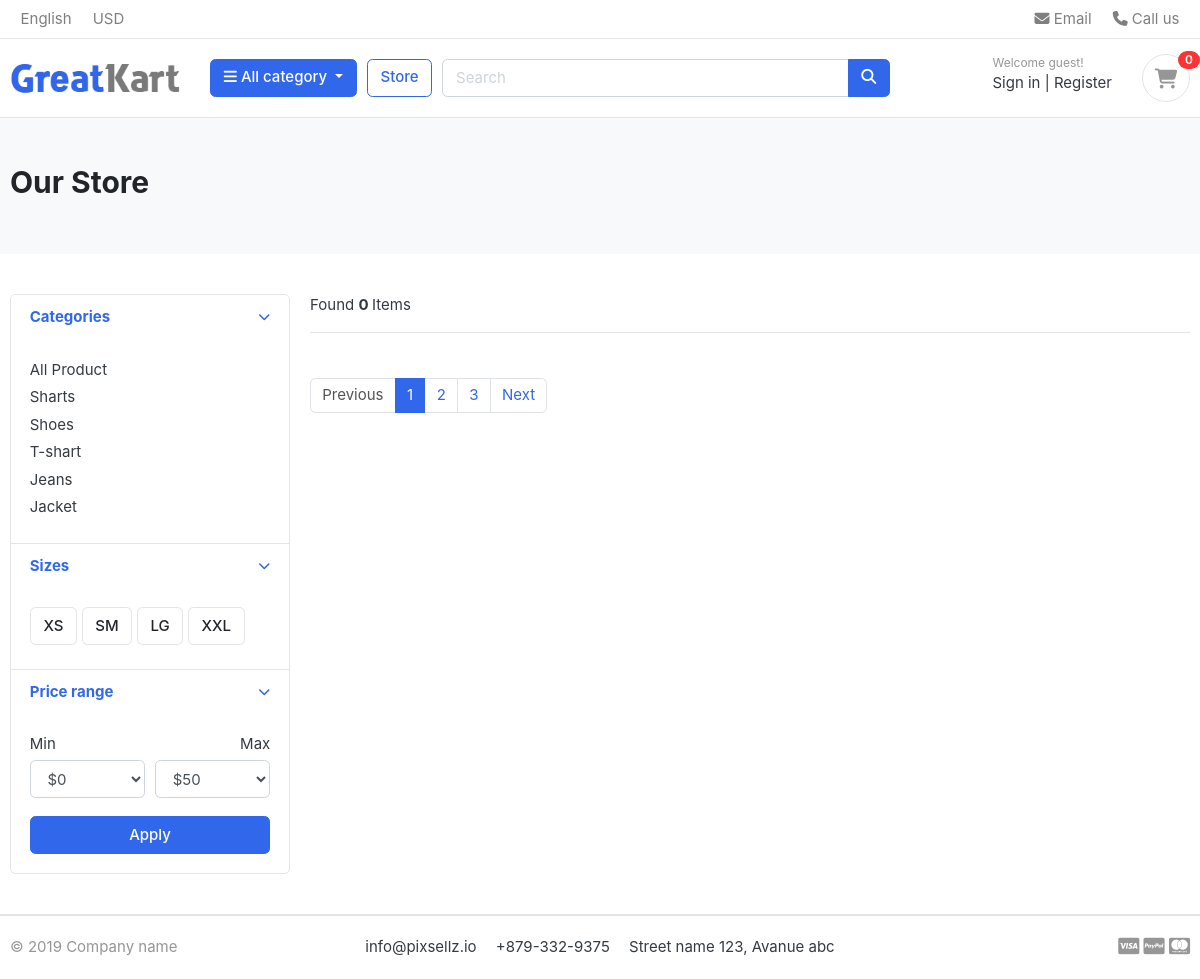
The page /store/ on the database as committed earlier.
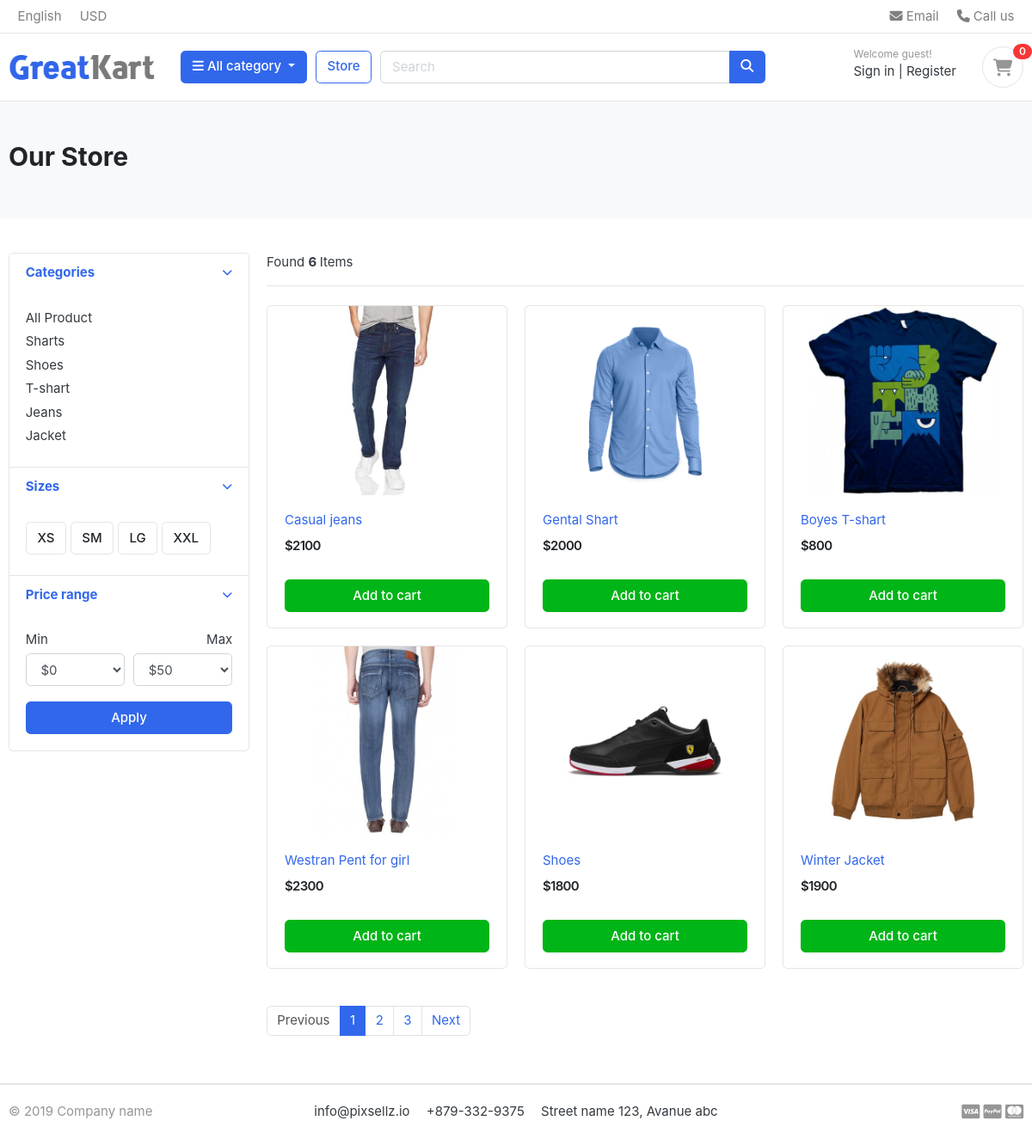
The same page on the database as committed later.
### category/models.py (models this page shows, shortened)
class Category(models.Model):
    category=models.CharField(max_length=100)
    slug=models.SlugField(max_length=100,unique=True)
    description=models.TextField()
    image=models.ImageField(upload_to='photos/categories/',blank=True)
    class Meta:
        verbose_name='category'
    def get_url(self):
        return reverse('products_by',args=[self.slug])

### store/models.py (models this page shows, shortened)
class Product(models.Model):
    product_name=models.CharField(max_length=100,unique=True)
    slug=models.SlugField(max_length=200,unique=True)
    description =models.TextField()
    price=models.IntegerField()
    images=models.ImageField(upload_to='photos/products')
    stock =models.IntegerField()
    is_available =models.BooleanField(default=True)
    category=models.ForeignKey(Category,on_delete=models.CASCADE)
    created_date=models.DateTimeField(auto_now_add=True)
    modifited_date=models.DateTimeField(auto_now=True)
    def get_url(self):
        return reverse('product_detail',args=[self.category.slug , self.slug])

### store/views.py (the view)
# urls.py: path('store/', include('store.urls')),
def store(request,category_slug=None):
    categories=None
    products=None
    if category_slug != None:
        categories =get_object_or_404(Category, slug=category_slug)
        products=Product.objects.filter(category=categories, is_available=True)
        product_count=products.count()
    else:
        products = Product.objects.filter(is_available=True)
        product_count=products.count()
    context = {
        'products': products,
        'product_count':product_count,
    }
    return render(request, 'store/store.html', context)

### category/context_processore.py (called while the page is built)
def menu_links(request):
    links=Category.objects.all()
    return dict(links=links)

### templates/store/store.html (shortened to what this page needs)
{%  extends "base.html" %}
{% block content%}
<section class="section-pagetop bg">
<div class="container">
	<h2 class="title-page">Our Store</h2>
</div>
</section>
<section class="section-content padding-y">
<div class="container">
<div class="row">
	<aside class="col-md-3">
<div class="card">
	<article class="filter-group">
		<header class="card-header">
			<a href="#" data-toggle="collapse" data-target="#collapse_1" aria-expanded="true" class="">
				<i class="icon-control fa fa-chevron-down"></i>
				<h6 class="title">Categories</h6>
			</a>
		</header>
		<div class="filter-content collapse show" id="collapse_1" style="">
			<div class="card-body">
				<ul class="list-menu">
				<li><a  href="{% url 'store'%}">All Product </a></li>
				 {% for category in links %}
				<li><a  href="{{category.get_url}}">{{category.category}} </a></li>
				 {% endfor %}
				</ul>
			</div>
		</div>
	</article>
	<article class="filter-group">
		<header class="card-header">
			<a href="#" data-toggle="collapse" data-target="#collapse_4" aria-expanded="true" class="">
				<i class="icon-control fa fa-chevron-down"></i>
				<h6 class="title">Sizes </h6>
			</a>
		</header>
		<div class="filter-content collapse show" id="collapse_4" style="">
			<div class="card-body">
			  <label class="checkbox-btn">
			    <span class="btn btn-light"> XS </span>
			  </label>
			  <label class="checkbox-btn">
			    <span class="btn btn-light"> SM </span>
			  </label>
			  <label class="checkbox-btn">
			    <span class="btn btn-light"> LG </span>
			  </label>
			  <label class="checkbox-btn">
			    <span class="btn btn-light"> XXL </span>
			  </label>
		</div>
		</div>
	</article>
	<article class="filter-group">
		<header class="card-header">
			<a href="#" data-toggle="collapse" data-target="#collapse_3" aria-expanded="true" class="">
				<i class="icon-control fa fa-chevron-down"></i>
				<h6 class="title">Price range </h6>
			</a>
		</header>
		<div class="filter-content collapse show" id="collapse_3" style="">
			<div class="card-body">
				<div class="form-row">
				<div class="form-group col-md-6">
				  <label>Min</label>
				  	<select class="mr-2 form-control">
						<option value="0">$0</option>
					</select>
				</div>
				<div class="form-group text-right col-md-6">
				  <label>Max</label>
				  	<select class="mr-2 form-control">
						<option value="50">$50</option>
					</select>
				</div>
				</div>
				<button class="btn btn-block btn-primary">Apply</button>
			</div>
		</div>
	</article>
</div>
	</aside>
	<main class="col-md-9">
<header class="border-bottom mb-4 pb-3">
		<div class="form-inline">
			<span class="mr-md-auto">Found <b>{{product_count}} </b> Items</span>
		</div>
</header>
<div class="row">
  {% for product in products %}
  <div class="col-md-4">
    <figure class="card card-product-grid">
      <div class="img-wrap">
        <a href="{{product.get_url}}"> <img src="{{ product.images.url }}" alt="{{ product.product_name }}"></a>
      </div>
      <figcaption class="info-wrap">
        <div class="fix-height">
          <a href="{{product.get_url}}">{{ product.product_name }}</a>
          <div class="price-wrap mt-2">
            <span class="price">${{ product.price }}</span>
          </div>
        </div>
        <a href="#" class="btn btn-block btn-success">Add to cart</a>
      </figcaption>
    </figure>
  </div>
  {% endfor %}
</div>
<nav class="mt-4" aria-label="Page navigation sample">
  <ul class="pagination">
    <li class="page-item disabled"><a class="page-link" href="#">Previous</a></li>
    <li class="page-item active"><a class="page-link" href="#">1</a></li>
    <li class="page-item"><a class="page-link" href="#">2</a></li>
    <li class="page-item"><a class="page-link" href="#">3</a></li>
    <li class="page-item"><a class="page-link" href="#">Next</a></li>
  </ul>
</nav>
	</main>
</div>
</div>
</section>
{% endblock %}

Rows that differ between the two databases and show on the page:
added Product: images (picture), product_name "Casual jeans", price "2100"
added Product: images (picture), product_name "Gental Shart", price "2000"
added Product: images (picture), product_name "Boyes T-shart", price "800"
added Product: images (picture), product_name "Westran Pent for girl", price "2300"
added Product: images (picture), product_name "Shoes", price "1800"
added Product: images (picture), product_name "Winter Jacket", price "1900"
Other text that changed with them:
{{ product_count }}: "0" → "6"
